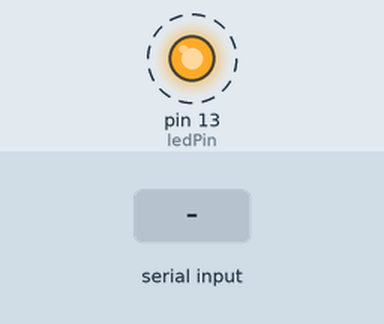
The sketch below on a simulated Arduino Uno, built with avr-gcc and run on an emulated ATmega328P. Parts: output pins drawn as LEDs (lit = HIGH). Dashed ring = blinking. The inputs (shaded band) are chosen by the test bench. What the sketch prints to the serial monitor is not drawn.

Above: at 1.2 s.
1.3 s: byte 30 received over Serial
Timing chart, 0 to 9.5 s (numbered marks = the images above; inputs shaded):
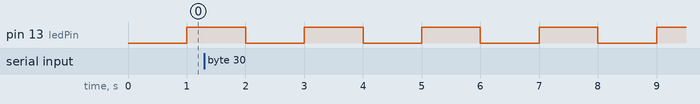

Measured:
- by itself, pin 13 (ledPin): alternates HIGH for 1.0 s and LOW for 1.0 s

The sketch:

Teste_Serial.ino
```cpp
const int ledPin = LED_BUILTIN;
int ledState = LOW;
unsigned long previousMillis = 0;
const long interval = 1000;

void setup() {
  Serial.begin(9600);
  pinMode(ledPin, OUTPUT);
}

void loop() {
  unsigned long currentMillis = millis();
  if(currentMillis - previousMillis >= interval){
    previousMillis = currentMillis;
    if(ledState)
      ledState = LOW;
    else
      ledState = HIGH;

    digitalWrite(ledPin, ledState);
  }

  if (Serial.available()) {
    int texto = Serial.read();
    Serial.println("teste");
    Serial.print("teste2\n");
  }
}
```
